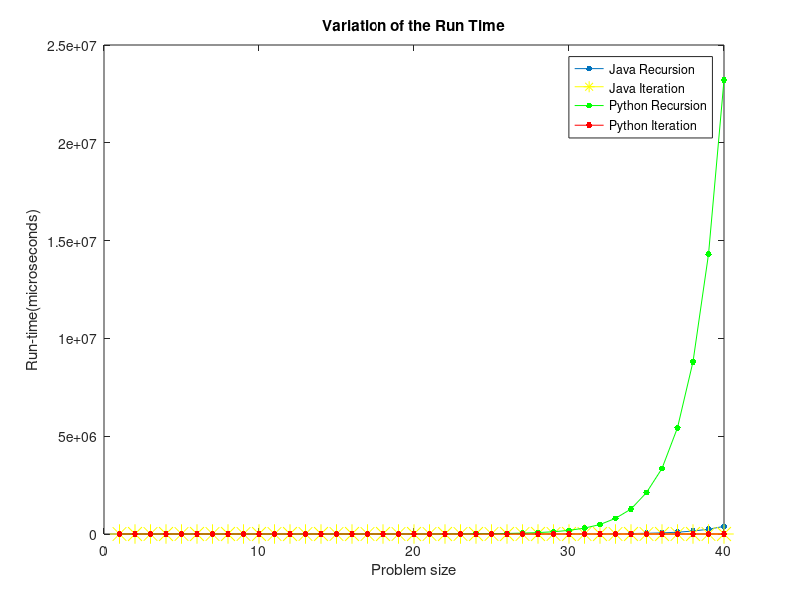

Source code (MATLAB):
x=linspace(1,40,40);
recursion_java=[2.25
0.66
0.75
0.96
1.03
1.56
2.43
4.01
9.52
16.26
20.47
31.85
11.86
5.92
7.71
12.2
29.82
33.97
56.73
94.84
142.9
235.13
423.73
196.74
287.65
509.23
797.32
1194.49
1912.96
3332.59
5372.93
8506.73
14428.32
22412.3
35704.48
57167.13
92002.67
151422.74
243574.46
390990.18
];

iteration_java=[2.37
0.94
0.82
0.84
0.88
0.92
0.94
0.97
1.08
0.97
1.09
1.24
0.94
0.95
1.33
1.29
1.19
1.23
1.38
1.43
1.46
1.36
1.33
1.06
1.04
1.45
1.63
1.52
1.15
1.64
1.6
1.59
1.69
1.72
1.66
1.72
1.45
1.81
1.64
1.86
];

python_iteration=[1.91
0.95
0.95
0.95
0.95
1.19
0.95
2.15
1.91
1.91
2.15
1.91
2.15
1.91
3.1
3.1
3.1
2.86
3.1
3.1
3.81
4.05
4.05
3.1
4.05
3.81
4.05
4.05
5.01
5.01
5.01
5.01
5.01
5.01
5.01
5.01
5.96
5.96
5.01
5.96
];

python_recursion=[0.95
0.95
1.91
2.15
1.91
2.86
7.15
9.06
15.02
13.83
35.05
41.01
74.86
110.86
169.04
265.12
418.9
667.1
1072.88
1881.84
2896.07
4870.18
7611.99
11583.09
17737.15
28015.14
46298.98
72050.09
115397.93
185763.12
300493
485308.89
800179
1275718.21
2118418.93
3351107.12
5434885.98
8806936.98
14299402
23204005.96
];


plot(x,recursion_java,'Marker','.','MarkerSize',14)
hold on
plot(x,iteration_java,'-y','Marker','*','MarkerSize',14)
plot(x,python_recursion,'g','Marker','.','MarkerSize',14)
plot(x,python_iteration,'r','Marker','.','MarkerSize',14')
title(['Variation of the Run Time'])
xlabel('Problem size')
ylabel('Run-time(microseconds)')
legend('Java Recursion','Java Iteration','Python Recursion','Python Iteration')
